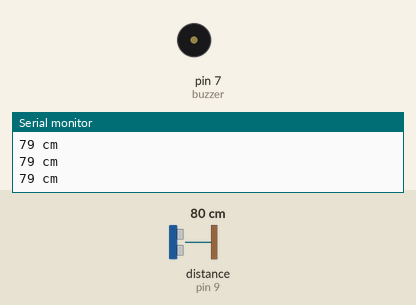
The sketch below on a simulated Arduino Uno, built with avr-gcc and run on an emulated ATmega328P. Shown: buzzer (waves = sounding, pin HIGH), the last lines printed to the serial monitor. Wiring (inferred from the names in the program): ultrasonic range finder: trigger pin 8; echo pin 9. The test bench sets the inputs (shaded band); at power-on: distance to the obstacle (sensor on pin 9) 80 cm. The echo pulse lasts 58.3 µs per cm; pins used as bus, display or sensor lines are not drawn.

Above: at 1.3 s.
1.4 s: distance to the obstacle (sensor on pin 9) set to 13 cm
2.9 s: distance to the obstacle (sensor on pin 9) set to 10 cm
At 3.4 s:
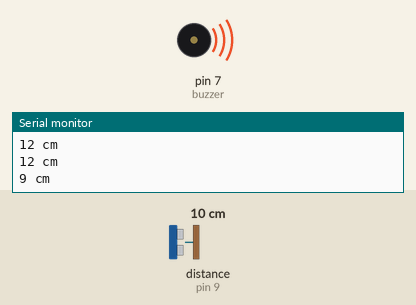
5.9 s: distance to the obstacle (sensor on pin 9) set to 18 cm
At 6.9 s:
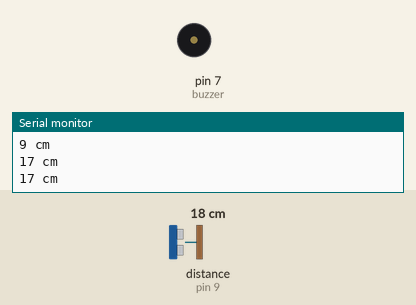
7.4 s: distance to the obstacle (sensor on pin 9) set to 2 cm
At 7.9 s:
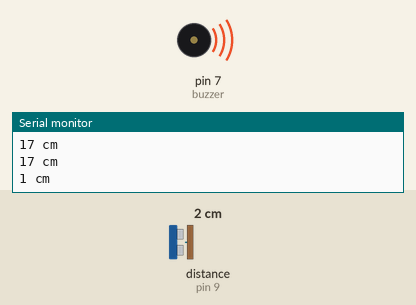
Timing chart, 0 to 11.4 s (numbered marks = the images above; inputs shaded):
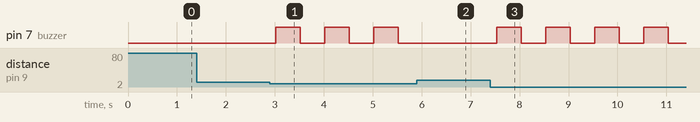

The sketch:

Ejercicio_1_-_Sensor_de_proximidad_de_carro.ino
```cpp
// Se nombran los pines
int trig = 8;
int echo = 9;

int buzzer = 7;

void setup() {
  Serial.begin(9600);
  pinMode(trig,OUTPUT);
  pinMode(echo,INPUT);
  pinMode(buzzer,OUTPUT);
}

void loop() {
  long distancia;
  long tiempo;

  // Para activar el sensor
  digitalWrite(trig,LOW);
  delayMicroseconds(4);
  digitalWrite(trig,HIGH);
  delayMicroseconds(10);
  digitalWrite(trig,LOW);

  // Operaciones
  tiempo = pulseIn(echo,HIGH);  // Para recibir la información del sensor
  tiempo = tiempo/2;
  distancia = tiempo/29.2;
  Serial.print(distancia);
  Serial.println(" cm");

  if(distancia <= 10){
    digitalWrite(buzzer,HIGH);
    delay(500);
    digitalWrite(buzzer,LOW);
  }
  delay(500);
}
```

Measured:
- the behaviour switches between 12 and 11 cm on distance to the obstacle (sensor on pin 9) (found by bisection; images 0 and 1)
- after the input at 2.9 s, pin 7 (buzzer): alternates HIGH for 0.50 s and LOW for 0.50 s, starting after 0.12 s
- after the input at 5.9 s, pin 7 (buzzer): stays LOW (without the input it goes to HIGH after 0.13 s)
- after the input at 7.4 s, pin 7 (buzzer): alternates HIGH for 0.50 s and LOW for 0.50 s, starting after 0.13 s
